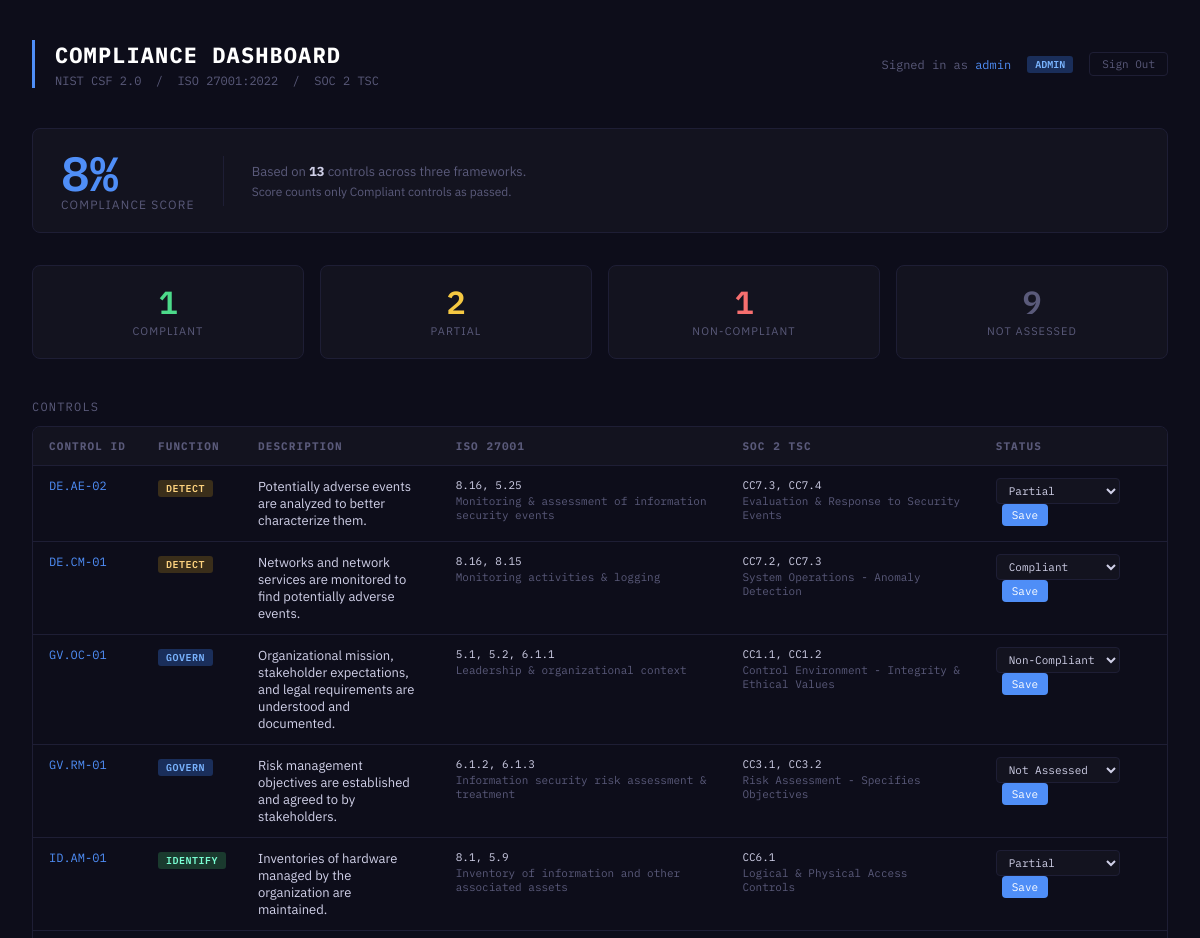
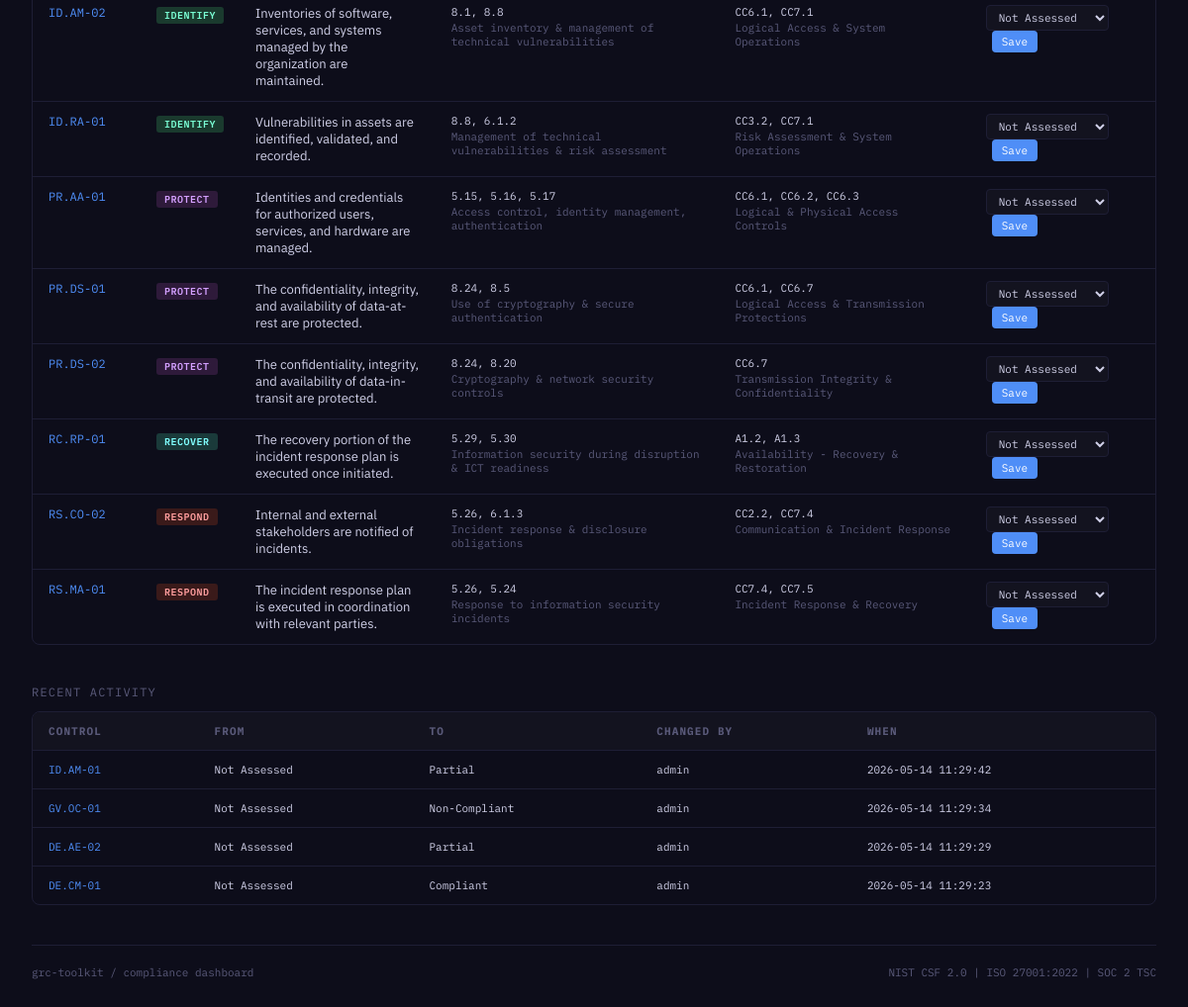
The page / (signed in) on the database its author committed (2 pictures, top to bottom).
### tables this page shows
CREATE TABLE controls (
            control_id       TEXT PRIMARY KEY,
            nist_function    TEXT,
            nist_description TEXT,
            iso_27001        TEXT,
            iso_description  TEXT,
            soc2_tsc         TEXT,
            soc2_description TEXT,
            status           TEXT DEFAULT 'Not Assessed'
        );

CREATE TABLE audit_log (
            id          INTEGER PRIMARY KEY AUTOINCREMENT,
            control_id  TEXT,
            old_status  TEXT,
            new_status  TEXT,
            changed_by  TEXT,
            changed_at  TEXT
        );

### app.py (the view)
@app.route("/")
def dashboard():
    if not logged_in():
        return redirect(url_for("login"))
    controls  = get_all_controls()
    summary   = get_summary()
    audit_log = get_audit_log()
    total     = len(controls)
    score     = round((summary["Compliant"] / total) * 100) if total > 0 else 0
    return render_template(
        "dashboard.html",
        controls=controls,
        summary=summary,
        audit_log=audit_log,
        score=score,
        total=total,
        username=session["username"],
        role=session["role"]
    )

### app.py (called while the page is built)
def logged_in():
    return "username" in session

### database.py (called while the page is built)
def get_connection():
    conn = sqlite3.connect(DB_FILE)
    conn.row_factory = sqlite3.Row
    return conn

def get_all_controls():
    conn = get_connection()
    cursor = conn.cursor()
    cursor.execute("SELECT * FROM controls ORDER BY nist_function, control_id")
    rows = cursor.fetchall()
    conn.close()
    return rows

def get_summary():
    conn = get_connection()
    cursor = conn.cursor()
    cursor.execute("SELECT status, COUNT(*) as count FROM controls GROUP BY status")
    rows = cursor.fetchall()
    conn.close()
    summary = {"Compliant": 0, "Partial": 0, "Non-Compliant": 0, "Not Assessed": 0}
    for row in rows:
        summary[row["status"]] = row["count"]
    return summary

def get_audit_log():
    conn = get_connection()
    cursor = conn.cursor()
    cursor.execute("""
        SELECT * FROM audit_log
        ORDER BY changed_at DESC
        LIMIT 20
    """)
    rows = cursor.fetchall()
    conn.close()
    return rows

### templates/dashboard.html (shortened to what this page needs)
<!DOCTYPE html>
<html lang="en">
<head>
</head>
<body>
    <div class="topbar">
        <div class="topbar-left">
            <h1>COMPLIANCE DASHBOARD</h1>
            <p>NIST CSF 2.0 &nbsp;/&nbsp; ISO 27001:2022 &nbsp;/&nbsp; SOC 2 TSC</p>
        </div>
        <div class="topbar-right">
            <div class="user-badge">Signed in as <span>{{ username }}</span></div>
            <span class="role-badge role-{{ role }}">{{ role | upper }}</span>
            <a href="/logout" class="logout-btn">Sign Out</a>
        </div>
    </div>
    <div class="score-banner">
        <div>
            <div class="score-number">{{ score }}%</div>
            <div class="score-label">Compliance Score</div>
        </div>
        <div>
            <div style="font-size:13px;color:var(--muted);">Based on <strong style="color:var(--text)">{{ total }}</strong> controls across three frameworks.</div>
            <div style="font-size:12px;color:var(--muted);margin-top:4px;">Score counts only Compliant controls as passed.</div>
        </div>
    </div>
    <div class="cards">
        <div class="card compliant"><div class="count">{{ summary['Compliant'] }}</div><div class="label">Compliant</div></div>
        <div class="card partial"><div class="count">{{ summary['Partial'] }}</div><div class="label">Partial</div></div>
        <div class="card noncomp"><div class="count">{{ summary['Non-Compliant'] }}</div><div class="label">Non-Compliant</div></div>
        <div class="card unassessed"><div class="count">{{ summary['Not Assessed'] }}</div><div class="label">Not Assessed</div></div>
    </div>
    <p class="section-title">Controls</p>
    <div class="table-wrapper">
        <table>
            <thead>
                <tr>
                    <th>Control ID</th><th>Function</th><th>Description</th>
                    <th>ISO 27001</th><th>SOC 2 TSC</th><th>Status</th>
                </tr>
            </thead>
            <tbody>
                {% for row in controls %}
                <tr>
                    <td class="control-id">{{ row['control_id'] }}</td>
                    <td><span class="function-badge func-{{ row['nist_function'] | lower }}">{{ row['nist_function'] }}</span></td>
                    <td class="description">{{ row['nist_description'] }}</td>
                    <td class="mapping">{{ row['iso_27001'] }}<small>{{ row['iso_description'] }}</small></td>
                    <td class="mapping">{{ row['soc2_tsc'] }}<small>{{ row['soc2_description'] }}</small></td>
                    <td>
                        {% if role == 'admin' %}
                        <form class="status-form" method="POST" action="/update">
                            <select name="status">
                                {% for option in ["Compliant", "Partial", "Non-Compliant", "Not Assessed"] %}
                                    <option value="{{ option }}" {% if option == row['status'] %}selected{% endif %}>{{ option }}</option>
                                {% endfor %}
                            </select>
                            <button type="submit">Save</button>
                        </form>
                        {% else %}
                        <span class="status-text">{{ row['status'] }}</span>
                        {% endif %}
                    </td>
                </tr>
                {% endfor %}
            </tbody>
        </table>
    </div>
    <p class="section-title">Recent Activity</p>
    <div class="table-wrapper">
        <table class="audit-table">
            <thead>
                <tr>
                    <th>Control</th><th>From</th><th>To</th><th>Changed By</th><th>When</th>
                </tr>
            </thead>
            <tbody>
                {% for entry in audit_log %}
                <tr>
                    <td class="control-id">{{ entry['control_id'] }}</td>
                    <td>{{ entry['old_status'] }}</td>
                    <td>{{ entry['new_status'] }}</td>
                    <td>{{ entry['changed_by'] }}</td>
                    <td>{{ entry['changed_at'] }}</td>
                </tr>
                {% else %}
                <tr><td colspan="5" style="color:var(--muted);text-align:center;padding:20px;">No changes recorded yet.</td></tr>
                {% endfor %}
            </tbody>
        </table>
    </div>
    <div class="footer">
        <span>grc-toolkit / compliance dashboard</span>
        <span>NIST CSF 2.0 | ISO 27001:2022 | SOC 2 TSC</span>
    </div>
</body>
</html>

### rows shown on the page
controls: control_id "DE.AE-02", nist_function "DETECT", nist_description "Potentially adverse events are analyzed to better characterize them.", iso_27001 "8.16, 5.25", iso_description "Monitoring & assessment of information security events", soc2_tsc "CC7.3, CC7.4", soc2_description "Evaluation & Response to Security Events", status "Partial"
controls: control_id "DE.CM-01", nist_function "DETECT", nist_description "Networks and network services are monitored to find potentially adverse events.", iso_27001 "8.16, 8.15", iso_description "Monitoring activities & logging", soc2_tsc "CC7.2, CC7.3", soc2_description "System Operations - Anomaly Detection", status "Compliant"
controls: control_id "GV.OC-01", nist_function "GOVERN", nist_description "Organizational mission, stakeholder expectations, and legal requirements are understood and documented.", iso_27001 "5.1, 5.2, 6.1.1", iso_description "Leadership & organizational context", soc2_tsc "CC1.1, CC1.2", soc2_description "Control Environment - Integrity & Ethical Values", status "Non-Compliant"
controls: control_id "GV.RM-01", nist_function "GOVERN", nist_description "Risk management objectives are established and agreed to by stakeholders.", iso_27001 "6.1.2, 6.1.3", iso_description "Information security risk assessment & treatment", soc2_tsc "CC3.1, CC3.2", soc2_description "Risk Assessment - Specifies Objectives", status "Not Assessed"
controls: control_id "ID.AM-01", nist_function "IDENTIFY", nist_description "Inventories of hardware managed by the organization are maintained.", iso_27001 "8.1, 5.9", iso_description "Inventory of information and other associated assets", soc2_tsc "CC6.1", soc2_description "Logical & Physical Access Controls", status "Partial"
controls: control_id "ID.AM-02", nist_function "IDENTIFY", nist_description "Inventories of software, services, and systems managed by the organization are maintained.", iso_27001 "8.1, 8.8", iso_description "Asset inventory & management of technical vulnerabilities", soc2_tsc "CC6.1, CC7.1", soc2_description "Logical Access & System Operations", status "Not Assessed"
controls: control_id "ID.RA-01", nist_function "IDENTIFY", nist_description "Vulnerabilities in assets are identified, validated, and recorded.", iso_27001 "8.8, 6.1.2", iso_description "Management of technical vulnerabilities & risk assessment", soc2_tsc "CC3.2, CC7.1", soc2_description "Risk Assessment & System Operations", status "Not Assessed"
controls: control_id "PR.AA-01", nist_function "PROTECT", nist_description "Identities and credentials for authorized users, services, and hardware are managed.", iso_27001 "5.15, 5.16, 5.17", iso_description "Access control, identity management, authentication", soc2_tsc "CC6.1, CC6.2, CC6.3", soc2_description "Logical & Physical Access Controls", status "Not Assessed"
controls: control_id "PR.DS-01", nist_function "PROTECT", nist_description "The confidentiality, integrity, and availability of data-at-rest are protected.", iso_27001 "8.24, 8.5", iso_description "Use of cryptography & secure authentication", soc2_tsc "CC6.1, CC6.7", soc2_description "Logical Access & Transmission Protections", status "Not Assessed"
controls: control_id "PR.DS-02", nist_function "PROTECT", nist_description "The confidentiality, integrity, and availability of data-in-transit are protected.", iso_27001 "8.24, 8.20", iso_description "Cryptography & network security controls", soc2_tsc "CC6.7", soc2_description "Transmission Integrity & Confidentiality", status "Not Assessed"
controls: control_id "RC.RP-01", nist_function "RECOVER", nist_description "The recovery portion of the incident response plan is executed once initiated.", iso_27001 "5.29, 5.30", iso_description "Information security during disruption & ICT readiness", soc2_tsc "A1.2, A1.3", soc2_description "Availability - Recovery & Restoration", status "Not Assessed"
controls: control_id "RS.CO-02", nist_function "RESPOND", nist_description "Internal and external stakeholders are notified of incidents.", iso_27001 "5.26, 6.1.3", iso_description "Incident response & disclosure obligations", soc2_tsc "CC2.2, CC7.4", soc2_description "Communication & Incident Response", status "Not Assessed"
controls: control_id "RS.MA-01", nist_function "RESPOND", nist_description "The incident response plan is executed in coordination with relevant parties.", iso_27001 "5.26, 5.24", iso_description "Response to information security incidents", soc2_tsc "CC7.4, CC7.5", soc2_description "Incident Response & Recovery", status "Not Assessed"
audit_log: control_id "ID.AM-01", old_status "Not Assessed", new_status "Partial", changed_by "admin", changed_at "2026-05-14 11:29:42"
audit_log: control_id "GV.OC-01", old_status "Not Assessed", new_status "Non-Compliant", changed_by "admin", changed_at "2026-05-14 11:29:34"
audit_log: control_id "DE.AE-02", old_status "Not Assessed", new_status "Partial", changed_by "admin", changed_at "2026-05-14 11:29:29"
audit_log: control_id "DE.CM-01", old_status "Not Assessed", new_status "Compliant", changed_by "admin", changed_at "2026-05-14 11:29:23"

### other values the page prints
{{ username }} "admin"
{{ role | upper }} "ADMIN"
{{ score }} "8"
{{ total }} "13"
{{ summary['Compliant'] }} "1"
{{ summary['Partial'] }} "2"
{{ summary['Non-Compliant'] }} "1"
{{ summary['Not Assessed'] }} "9"
